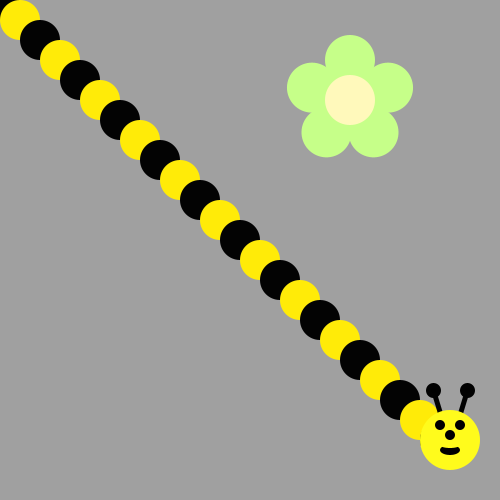
Frame 1 (no input)
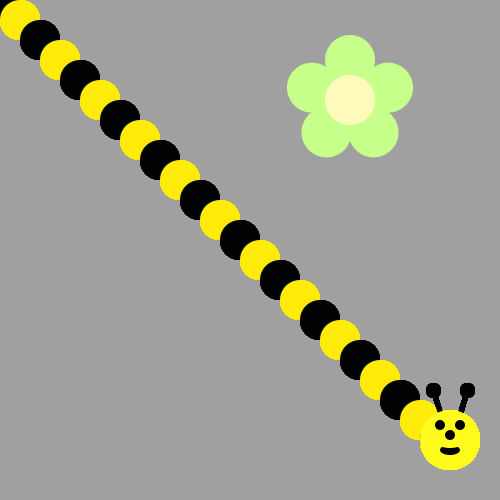
Frame 60 (the mouse pressed at the canvas centre just before this capture)
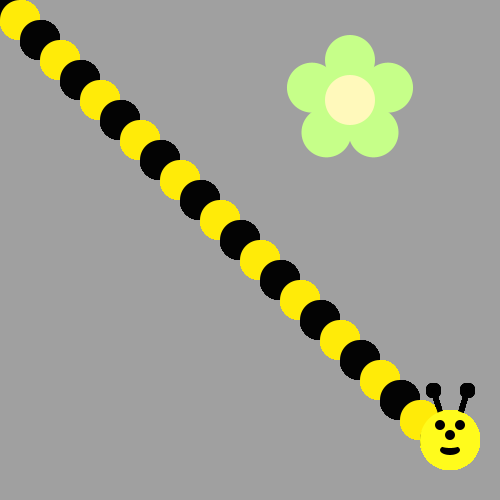
Frame 120 (the mouse held since frame 60 and released just before this capture)

The Processing sketch that drew these frames (run headless with seeded random() and noise(); from frame 60 on, the mouse is pressed at the canvas centre):

// Processing sketch: bumble_bee
// ── bumble_bee.pde

void setup() {
     ellipseMode(CENTER);
     size(500, 500);
     background(160, 160, 160);
     drawFlower(350, 100);
}

void draw() {
  
// First run the program and you should see a flower.  
  
  
/* Then, use a loop to make a body for the Bee! 
(see the image on the recipe, it's a diagonal line of circles)
Use modulo to make the colors alternate between yellow and black
*/
for(int i=0; i<23; i++){
  if (i % 2 == 0){
    fill(#030303);
  }
  else{
  fill(#FFEB08);
  }
  ellipse(i*20,i*20, 40,40);
}


/*
Now put his head on using drawBeeFace(x,y)
*/
drawBeeFace(450,440);
}

/**************   Use these methods but  DON'T CHANGE THE CODE BELOW  **************/

void drawFlower(int x, int y) {
     noStroke();
     translate(x, y);
     // draw 5 petals, rotating after each one
     fill(#c6ff89);      // green
      for (int i = 0; i < 5; i++) {
           ellipse(0, -40, 50, 50);
          rotate(radians(72));
     }
     fill(#fff9bb); // light yellow
     ellipse(0, 0, 50, 50);
} 
void drawBeeFace(int BeeFaceX, int BeeFaceY) {
     noStroke();
     fill(0, 0, 0);
     stroke(1);
     strokeWeight(5);
     line(BeeFaceX-10, BeeFaceY-27, BeeFaceX-17, BeeFaceY-50);
     line(BeeFaceX+10, BeeFaceY-27, BeeFaceX+17, BeeFaceY-50);
     ellipse(BeeFaceX-17, BeeFaceY-50, 10, 10);
     ellipse(BeeFaceX+17, BeeFaceY-50, 10, 10);
     noStroke();
     fill(255, 251, 28);
     ellipse(BeeFaceX, BeeFaceY, 60, 60); // face
     fill(255, 237, 209);
     fill(0,0,0);
      ellipse(BeeFaceX-10, BeeFaceY-15, 10, 10); // eyes
     ellipse(BeeFaceX+10, BeeFaceY-15, 10, 10);
      ellipse(BeeFaceX, BeeFaceY-5, 10, 10); // nose
      ellipse(BeeFaceX, BeeFaceY+10, 20, 10);// mouth
     fill(255, 251, 28);
     ellipse(BeeFaceX, BeeFaceY+5, 20, 6);
}
